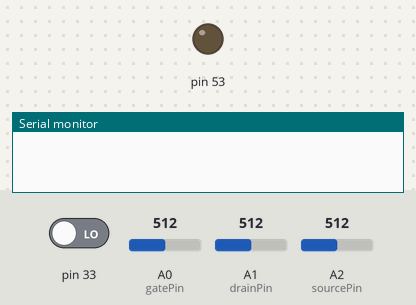
Simulated run of this sketch. Board: Arduino Mega 2560, built with avr-gcc and run on an emulated ATmega2560. Shown: output pins drawn as LEDs (lit = HIGH), the last lines printed to the serial monitor. Dashed ring = blinking. Inputs (shaded band) come from the test bench; at power-on: pin 33 LOW, A0 (gatePin) = 512, A1 (drainPin) = 512, A2 (sourcePin) = 512.

Above: at 1.2 s.
1.3 s: pin 33 driven HIGH
At 1.53 s:
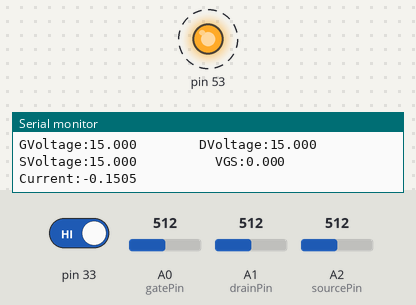
4.3 s: A0 (gatePin) set to 499
7.3 s: A1 (drainPin) set to 352
10.3 s: A1 (drainPin) set to 325
13.3 s: A2 (sourcePin) set to 489
16.3 s: pin 33 driven LOW
At 16.9 s:
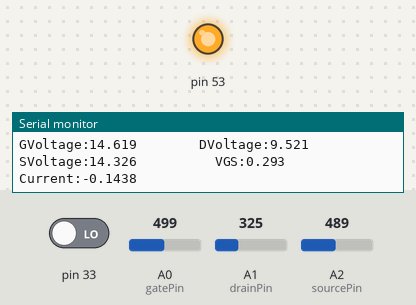
Timing chart, 0 to 18.8 s (numbered marks = the images above; inputs shaded):
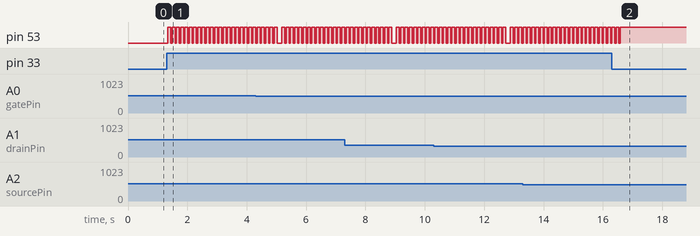

Measured:
- after the input at 1.3 s, pin 53: alternates HIGH for 0.10 s and LOW for 0.04 s, starting at once

The sketch:

VGS_sensors_working_withDigPot_lessPoints.ino
```cpp
//voltage sensor, current sensor, & digital pot
#include <SPI.h>

static const int spiClk = 1000000;
byte address = 0x00;
SPIClass *hspi = NULL;

const int gatePin = A0;
const int sourcePin = A2;
const int drainPin = A1;

void setup()
{
  pinMode(33, INPUT);
  //for digital pot
  pinMode(53, OUTPUT);
  hspi = new SPIClass(SPI);
  hspi->begin();

  //for voltage sensor
  Serial.begin(9600);
}

void loop()
{
  int button = digitalRead(33);

  if(button == HIGH)
  {
  for (int i = 0; i <= 255; i+=10) //for ntype: i=0;i<=255;i+=10, for ptype: i=255; i >=0; i-=10
  {
    digitalPotWrite(i);
    delay(100);
  }
  digitalPotWrite(0);
  }

}

float digitalPotWrite(int value)
{
  hspi->beginTransaction(SPISettings(spiClk, MSBFIRST, SPI_MODE0));
  //select digital pot
  digitalWrite(53, LOW);
  hspi->transfer(address);
  hspi->transfer(value);

  //for voltage & current sensor
  //for gate pin
  int rawValue = analogRead(gatePin);
  float voltageGate = (float)rawValue * (30.0 / 1024.0); // 30V is the maximum voltage

  //for drain pin
  int rawValue2 = analogRead(drainPin);
  float voltageDrain = (float)rawValue2 * (30.0 / 1024.0);

  //for source pin
  int rawValue3 = analogRead(sourcePin);
  float voltageSource = (float)rawValue3 * (30.0 / 1024.0);

  //calculate current
  float current = (voltageSource / 99.64) * -1; //for ntype voltageSource/ 99.64

  //calculate vgs
  float VGS = voltageGate - voltageSource;

  Serial.print("GVoltage:");
  Serial.print(voltageGate, 3); //1.1725 v raw value: 282
  Serial.print("        DVoltage:");
  Serial.print(voltageDrain, 3);
  Serial.print("        SVoltage:");
  Serial.print(voltageSource, 3);
  Serial.print("          VGS:");
  Serial.print(VGS, 3);
  Serial.print("         Current:");
  Serial.print(current, 4);
  Serial.println();

  //deselect digital pot
  digitalWrite(53, HIGH);
  hspi->endTransaction();
}
```
